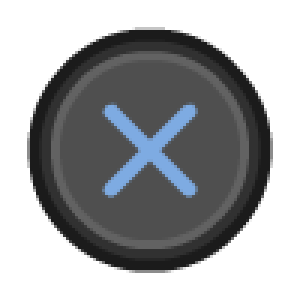
#> input picture assets/prompts/ps/PS3_Cross.png, 100 x 100 px (shown 3 times larger)
$ python make_prompts.py
#> lines starting #> are read from the running program, lines starting #| are printed output that depends on the picture
#!/usr/bin/env python3
"""Makes src/gpu/prompt_sets.inc: the PlayStation, Nintendo and keyboard button
prompts for the game's button atlas (src/gpu/prompts.cpp).

usage: make_prompts.py [<repo>]

The pictures are Xelu's controller prompts (CC0, assets/prompts); the tall
L2 / R2 plates are drawn here in the same style. Each set is reduced to at
most 62 colours over all its cells (the atlas palette has 62 entries free
once those cells are cleared; index 0 is transparent), and each cell to
those indices; prompts.cpp maps them onto the free entries.
Needs Pillow.
"""
import os
import sys

from PIL import Image, ImageDraw, ImageFont

ROOT = sys.argv[1] if len(sys.argv) > 1 else os.path.join(os.path.dirname(__file__), '..')
ASSETS = os.path.join(ROOT, 'assets', 'prompts')
FONT = '/usr/share/fonts/TTF/DejaVuSans-Bold.ttf'

# The atlas's button cells (x, y, width, height), from its visible pixels.
CELLS = {
    'X': (13, 13, 39, 40), 'Y': (77, 13, 39, 40), 'B': (141, 13, 39, 40), 'A': (206, 13, 39, 40),
    'LT': (278, 10, 21, 44), 'RT': (342, 10, 21, 44), 'LB': (394, 20, 44, 24), 'RB': (460, 20, 43, 24),
    'LS': (76, 76, 40, 40), 'RS': (140, 76, 40, 40),
    'BACK': (396, 204, 41, 39), 'START': (460, 204, 40, 39),
}

# The atlas's own cells by position: A is the bottom face button, B the right one, ...
SETS = {
    'kPlayStation': {
        'A': 'ps/PS3_Cross.png', 'B': 'ps/PS3_Circle.png', 'X': 'ps/PS3_Square.png',
        'Y': 'ps/PS3_Triangle.png', 'LB': 'ps/PS3_L1.png', 'RB': 'ps/PS3_R1.png',
        'LT': ('plate', 'L', '2'), 'RT': ('plate', 'R', '2'),
        'LS': 'ps/PS3_Left_Stick_Click.png', 'RS': 'ps/PS3_Right_Stick_Click.png',
        'BACK': 'ps/PS3_Select.png', 'START': 'ps/PS3_Start.png',
    },
    'kNintendo': {
        'A': 'switch/Switch_B.png', 'B': 'switch/Switch_A.png', 'X': 'switch/Switch_Y.png',
        'Y': 'switch/Switch_X.png', 'LB': 'switch/Switch_LB.png', 'RB': 'switch/Switch_RB.png',
        'LT': 'switch/Switch_LT.png', 'RT': 'switch/Switch_RT.png',
        'LS': 'switch/Switch_Left_Stick_Click.png', 'RS': 'switch/Switch_Right_Stick_Click.png',
        'BACK': 'switch/Switch_Minus.png', 'START': 'switch/Switch_Plus.png',
    },
}


def plate(w, h, top, bottom):
    """A tall trigger plate in Xelu's style: dark, outlined, two letters stacked."""
    s = 8
    im = Image.new('RGBA', (w * s, h * s), (0, 0, 0, 0))
    d = ImageDraw.Draw(im)
    d.rounded_rectangle((s, s, w * s - s, h * s - s), radius=5 * s, fill=(30, 30, 30, 255))
    d.rounded_rectangle((3 * s, 3 * s, w * s - 3 * s, h * s - 3 * s), radius=4 * s,
                        fill=(72, 72, 72, 255))
    font = ImageFont.truetype(FONT, 12 * s)
    for text, cy in ((top, h * s * 0.3), (bottom, h * s * 0.7)):
        d.text((w * s / 2, cy), text, font=font, fill=(222, 222, 222, 255), anchor='mm')
    return im.resize((w, h), Image.LANCZOS)


def fit(path, w, h, upright=False):
    """The picture scaled to fit (w, h), centred, its shape kept. upright: a
    wide picture turned on its side for a tall cell (read bottom to top)."""
    src = Image.open(os.path.join(ASSETS, path)).convert('RGBA')
    bbox = src.getbbox()
    src = src.crop(bbox)
    if upright and src.width > src.height * 1.3:
        src = src.rotate(90, expand=True)
    k = min(w / src.width, h / src.height)
    sw, sh = max(1, round(src.width * k)), max(1, round(src.height * k))
    im = Image.new('RGBA', (w, h), (0, 0, 0, 0))
    im.paste(src.resize((sw, sh), Image.LANCZOS), ((w - sw) // 2, (h - sh) // 2))
    return im


def make_set(name, cells):
    pictures = {}
    for cell, what in cells.items():
        _, _, w, h = CELLS[cell]
        pictures[cell] = plate(w, h, what[1], what[2]) if isinstance(what, tuple) else fit(what, w, h)
    # One sheet of all cells, reduced to 64 colours together.
    sheet_w = sum(p.width for p in pictures.values())
    sheet_h = max(p.height for p in pictures.values())
    sheet = Image.new('RGBA', (sheet_w, sheet_h), (0, 0, 0, 0))
    x = 0
    places = {}
    for cell, p in pictures.items():
        sheet.paste(p, (x, 0))
        places[cell] = x
        x += p.width
    q = sheet.quantize(colors=62, method=Image.Quantize.FASTOCTREE, dither=Image.Dither.NONE)
    palette = q.getpalette("RGBA")[:62 * 4]
    colors = [tuple(palette[i * 4:i * 4 + 4]) for i in range(len(palette) // 4)]
    # A visible pixel the reduction put on a clear colour: the nearest visible one.
    visible = [i for i, c in enumerate(colors) if c[3] >= 12]
    def nearest(rgba):
        return min(visible, key=lambda i: sum((a - b) ** 2 for a, b in zip(colors[i], rgba)))
    out_cells = {}
    src = sheet.load()
    qq = q.load()
    for cell, p in pictures.items():
        x0 = places[cell]
        data = []
        for y in range(p.height):
            for x in range(p.width):
                pixel = src[x0 + x, y]
                if pixel[3] < 12:
                    data.append(0)
                else:
                    k = qq[x0 + x, y]
                    data.append((k if colors[k][3] >= 12 else nearest(pixel)) + 1)
        out_cells[cell] = data
    return colors, out_cells


# The keyboard set: every key the SDK names (rex/ui keybinds), in each of the
# cell shapes, reduced together; prompts.cpp picks the bound key's picture.
KEY_SHAPES = {'kSquare': (39, 40), 'kTall': (21, 44), 'kWide': (44, 24)}
KEY_FILES = {
    **{c: c for c in 'ABCDEFGHIJKLMNOPQRSTUVWXYZ0123456789'},
    **{f'F{i}': f'F{i}' for i in range(1, 13)},
    **{f'Numpad{i}': str(i) for i in range(10)},
    'Escape': 'Esc', 'Return': 'Enter', 'NumpadEnter': 'Enter', 'Space': 'Space', 'Tab': 'Tab',
    'Backspace': 'Backspace', 'Delete': 'Del', 'Insert': 'Insert', 'Home': 'Home', 'End': 'End',
    'PageUp': 'Page_Up', 'PageDown': 'Page_Down', 'Left': 'Arrow_Left', 'Right': 'Arrow_Right',
    'Up': 'Arrow_Up', 'Down': 'Arrow_Down', 'Shift': 'Shift', 'Control': 'Ctrl', 'Alt': 'Alt',
    'CapsLock': 'Caps_Lock', 'NumLock': 'Num_Lock', 'PrintScreen': 'Print_Screen',
    'Backtick': 'Tilda', 'Minus': 'Minus', 'Plus': 'Plus', 'NumpadPlus': 'Plus',
    'NumpadMinus': 'Minus', 'NumpadStar': 'Asterisk', 'NumpadSlash': 'Slash', 'Slash': 'Slash',
    'Semicolon': 'Semicolon', 'Quote': 'Quote', 'LBracket': 'Bracket_Left',
    'RBracket': 'Bracket_Right', 'Comma': 'Mark_Left', 'Period': 'Mark_Right', 'LMB': 'Mouse_Left', 'RMB': 'Mouse_Right', 'MMB': 'Mouse_Middle',
}


def key_path(name):
    f = KEY_FILES.get(name)
    return f'keys/{f}_Key_Dark.png' if f else 'keys/Blank_Black_Normal.png'


# [58 lines left out: function make_keyboard, not called in this run]


def main():
    lines = ['// Made by tools/make_prompts.py from Xelu\'s controller prompts (CC0,',
             '// assets/prompts/License-Xelu.txt): do not edit.', '']
    order = list(CELLS)
    lines.append('constexpr PromptCell kPromptCells[] = {')
    for cell in order:
        x, y, w, h = CELLS[cell]
        lines.append(f'    {{{x}, {y}, {w}, {h}}},  // {cell}')
    lines.append('};')
    lines.append('')
    for name, cells in SETS.items():
        colors, data = make_set(name, cells)
#> in fit, src is the input picture: PIL image 100x100 RGBA; mean R, G, B, A 36.7, 38.4, 40.5, 131.9
#> in fit, `bbox = src.getbbox()`: bbox = (9, 9, 91, 91)
#> in fit, `src = src.crop(bbox)`:
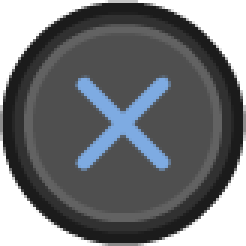
#> src: PIL image 82x82 RGBA (shown 3 times larger); mean R, G, B, A 54.6, 57.1, 60.2, 196.2; transparent parts drawn white
#> in fit, `im = Image.new('RGBA', (w, h), (0, 0, 0, 0))`: im: PIL image 39x40 RGBA; every value is 0
#> in fit, `im.paste(src.resize((sw, sh), Image.LANCZOS), ((w - sw) // 2, (h - sh)..`:
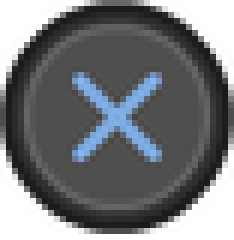
#> im: PIL image 39x40 RGBA (shown 6 times larger); mean R, G, B, A 54, 56.5, 59.5, 191.3; transparent parts drawn white
        lines.append(f'// {name}: its colours (RGBA; index 1 is the first), then each cell\'s indices.')
        lines.append(f'constexpr uint8_t {name}Colors[][4] = {{')
        for c in colors:
            lines.append(f'    {{{c[0]}, {c[1]}, {c[2]}, {c[3]}}},')
        lines.append('};')
        for cell in order:
            values = data[cell]
            lines.append(f'constexpr uint8_t {name}{cell}[] = {{')
            for i in range(0, len(values), 32):
                lines.append('    ' + ', '.join(str(v) for v in values[i:i + 32]) + ',')
            lines.append('};')
        for cell in order:
            x, y, w, h = CELLS[cell]
            lines.append(f'static_assert(sizeof({name}{cell}) == {w} * {h});')
        lines.append(f'static_assert(sizeof({name}Colors) / 4 <= 62);')
        lines.append(f'constexpr const uint8_t* {name}Cells[] = {{' +
                     ', '.join(f'{name}{cell}' for cell in order) + '};')
        lines.append('')
    make_keyboard(lines)
    path = os.path.join(ROOT, 'src', 'gpu', 'prompt_sets.inc')
    open(path, 'w').write('\n'.join(lines))
    print('wrote', path)


if __name__ == '__main__':
#> (the run stopped early here; a loop or call above may not have finished)
